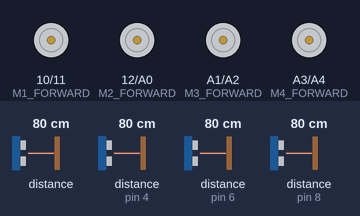
The sketch below on a simulated Arduino Uno, built with avr-gcc and run on an emulated ATmega328P. Shown: motor-driver pin pairs drawn as motors (green arrow = first pin HIGH = forward, orange = second pin HIGH = backward, longer = more drive). The test bench sets the inputs (shaded band); at power-on: distance to the obstacle 80 cm, distance to the obstacle (sensors on pin 4, pin 6, pin 8) 80 cm. The echo pulse lasts 58.3 µs per cm.

Above: at 3.3 s.
At 9.7 s:
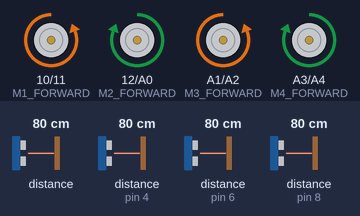
Timing chart, 0 to 16.0 s (numbered marks = the images above):
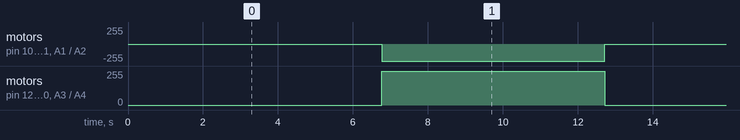

Measured:
- by itself, motor on pin 12 (M2_FORWARD) / A0 (M2_BACKWARD), motor on A3 (M4_FORWARD) / A4 (M4_BACKWARD): alternates forward 255/255 for 6.0 s and stopped for 6.3 s
- by itself, motor on pin 10 (M1_FORWARD) / pin 11 (M1_BACKWARD), motor on A1 (M3_FORWARD) / A2 (M3_BACKWARD): alternates backward 255/255 for 6.0 s and stopped for 6.3 s

The sketch:

stebilizer_module_005.ino
```cpp
#include <NewPing.h>

//PIN CONFIGURATION FOR ULTRASONIC SENSOR
#define X_TRIGGER_PIN  2
#define X_ECHO_PIN     4

#define Y_TRIGGER_PIN  7
#define Y_ECHO_PIN     8

#define XD_TRIGGER_PIN  13
#define XD_ECHO_PIN     0

#define YD_TRIGGER_PIN  5 //
#define YD_ECHO_PIN     6 //

//MOTOR DRIVER PIN CONFIGURATION
#define M1_FORWARD 10
#define M1_BACKWARD 11

#define M2_FORWARD 12
#define M2_BACKWARD A0

#define M3_FORWARD  A1
#define M3_BACKWARD A2

#define M4_FORWARD A3
#define M4_BACKWARD A4

//MAXIMUM DISTANCE FOR ULTARSONIC SENSOR
#define MAX_DISTANCE 4000

//PARAMETERS
int X_PING_DISTACE;
int Y_PING_DISTACE;
int XD_PING_DISTACE;
int YD_PING_DISTACE;
int *DISTANCE;

//INTERNAL PARAMETERS
int X_OFFSET = 12;
int Y_OFFSET = 20;
int GLOBEL_X = 95; //96
int GLOBEL_Y = 69; //70
int ORNT_1 = 1;
int ORNT_2 = 2;

bool flag = false;

//ultrasnoic oject creation
NewPing sonar_X(X_TRIGGER_PIN, X_ECHO_PIN, MAX_DISTANCE);
NewPing sonar_Y(Y_TRIGGER_PIN, Y_ECHO_PIN, MAX_DISTANCE);
NewPing sonar_XD(XD_TRIGGER_PIN, XD_ECHO_PIN, MAX_DISTANCE);
NewPing sonar_YD(YD_TRIGGER_PIN, YD_ECHO_PIN, MAX_DISTANCE);


void setup() {
  Serial.begin(115200);
  //MOTOR DRIVER PIN CONFIGURATION
  pinMode(M1_FORWARD,OUTPUT);
  pinMode(M1_BACKWARD,OUTPUT);

  pinMode(M2_FORWARD,OUTPUT);
  pinMode(M2_BACKWARD,OUTPUT);

  pinMode(M3_FORWARD,OUTPUT);
  pinMode(M3_BACKWARD,OUTPUT);

  pinMode(M4_FORWARD,OUTPUT);
  pinMode(M4_BACKWARD,OUTPUT);

  //MOTOR DRIVER INITIAL CONDITION
  bot_engine_stop();}

void loop() {

  if(flag){

  }else{
   bot_stebilizer(GLOBEL_X,GLOBEL_Y,ORNT_1);
    flag = true;
  }

}


//bot stebilizer function
void bot_stebilizer (int X , int Y, int ornt){

  //internal parameters
  int ref_x = 0;
  int ref_y = 0;
  int internal_x = 0;
  int internal_y = 0;

  bool rot_flag = false;
  bool counter_flag = false;

  //for delay weigth calculation
  int W0 = 100;
  int W = 0;
  int DW = 0;
  int Temp_w = 0;

  //body of the function
  //engine stop
  bot_engine_stop();
  delay(500);

  //calulate_all_distance
  DISTANCE = distance_calculator(ornt);
  delay(50);
  X_PING_DISTACE = *DISTANCE;
  delay(50);
  Y_PING_DISTACE = *DISTANCE + 1;
 delay(50);
  XD_PING_DISTACE = *DISTANCE + 2;
  delay(50);
  YD_PING_DISTACE = *DISTANCE + 3;
  delay(50);

  //calculation of internal parameters
  internal_y = (Y_PING_DISTACE + YD_PING_DISTACE + Y_OFFSET);
  internal_x =(X_PING_DISTACE + XD_PING_DISTACE + X_OFFSET);

  ref_y = internal_y;

  delay(1000);

      //stebilizer loop
      while(!(internal_y <= GLOBEL_Y && internal_x <= GLOBEL_X)){

        //stop
        bot_engine_stop();

        //delay weigth calculation
        Temp_w = (internal_y - GLOBEL_Y);
        int fix_offset = 0;
        fix_offset = abs(Temp_w);
        W = (fix_offset * 50);
        DW = (W0 + W );

        //check LSH or RSH
        if(counter_flag){

          if(internal_y > ref_y || internal_y > ref_y + 5 || internal_y > ref_y + 10 || internal_y > ref_y + 15 || internal_y > ref_y + 20 ) {
              rot_flag = false;
              counter_flag = false;
          }
        }else{

            if(internal_y > ref_y || internal_y > ref_y + 5 || internal_y > ref_y + 10 || internal_y > ref_y + 15 || internal_y > ref_y + 20 ){
              rot_flag = true;
              counter_flag = true;
          }
        }

        //rotae bot based on the Flags
        if(rot_flag){
          //(counter_clock)
        bot_anti_clock(DW);

        }else{
          //(clock)
        bot_clock(DW);
          }
        //stop
        bot_engine_stop();

        //calulate_all_internal_distance
        //calulate_all_distance
        delay(50);
        DISTANCE = distance_calculator(ornt);
        delay(50);
        X_PING_DISTACE = *DISTANCE;
        delay(50);
        Y_PING_DISTACE = *DISTANCE + 1;
       delay(50);
        XD_PING_DISTACE = *DISTANCE + 2;
        delay(50);
        YD_PING_DISTACE = *DISTANCE + 3;
        delay(50);
        internal_y = (Y_PING_DISTACE + YD_PING_DISTACE + Y_OFFSET);
        delay(1000);
        internal_x =(X_PING_DISTACE + XD_PING_DISTACE + X_OFFSET);

        //check brek conditions
        if(internal_y == GLOBEL_X && internal_x == GLOBEL_Y){

          break;

        }
      }
}

//bot distance calculator
int * distance_calculator (int ornt){

  //internal parameters
  int x = 0;
  int y = 0;
  int xd = 0;
  int yd = 0 ;
  static int distance[4] = {0,0,0,0};

if(ornt == 1){

  //calulate_all_internal_distance
        delay(1000);
        x = sonar_X.ping_cm();
        delay(1000);
        y = sonar_Y.ping_cm();
        delay(1000);
        xd = sonar_XD.ping_cm();
        delay(1000);
        yd = sonar_YD.ping_cm();
        delay(1000);

        distance[0] = x;
        distance[1] = y;
        distance[2] = xd;
        distance[3] = yd;

        return distance;
}else if(ornt == 2){

  //calulate_all_internal_distance_for_ornt_2
        delay(1000);
        x = sonar_YD.ping_cm();
        delay(1000);
        y = sonar_X.ping_cm();
        delay(1000);
        xd = sonar_Y.ping_cm();
        delay(1000);
        yd = sonar_XD.ping_cm();
        delay(1000);

        distance[0] = x;
        distance[1] = y;
        distance[2] = xd;
        distance[3] = yd;

        return distance;
}

}


//suporting functions
void bot_clock (int w){

  //(clock)
        digitalWrite(M1_FORWARD,LOW);
        digitalWrite(M1_BACKWARD,HIGH);

        digitalWrite(M2_FORWARD,HIGH);
        digitalWrite(M2_BACKWARD,LOW);

        digitalWrite(M3_FORWARD,LOW);
        digitalWrite(M3_BACKWARD,HIGH);

        digitalWrite(M4_FORWARD,HIGH);
        digitalWrite(M4_BACKWARD,LOW);
        delay(w);

}

void bot_anti_clock (int w){

  //(counter_clock)
        digitalWrite(M1_FORWARD,HIGH);
        digitalWrite(M1_BACKWARD,LOW);

        digitalWrite(M2_FORWARD,LOW);
        digitalWrite(M2_BACKWARD,HIGH);

        digitalWrite(M3_FORWARD,HIGH);
        digitalWrite(M3_BACKWARD,LOW);

        digitalWrite(M4_FORWARD,LOW);
        digitalWrite(M4_BACKWARD,HIGH);
        delay(w);

}

void bot_engine_stop (){

  //stop
  digitalWrite(M1_FORWARD,LOW);
  digitalWrite(M1_BACKWARD,LOW);

  digitalWrite(M2_FORWARD,LOW);
  digitalWrite(M2_BACKWARD,LOW);

  digitalWrite(M3_FORWARD,LOW);
  digitalWrite(M3_BACKWARD,LOW);

  digitalWrite(M4_FORWARD,LOW);
  digitalWrite(M4_BACKWARD,LOW);

}
```
